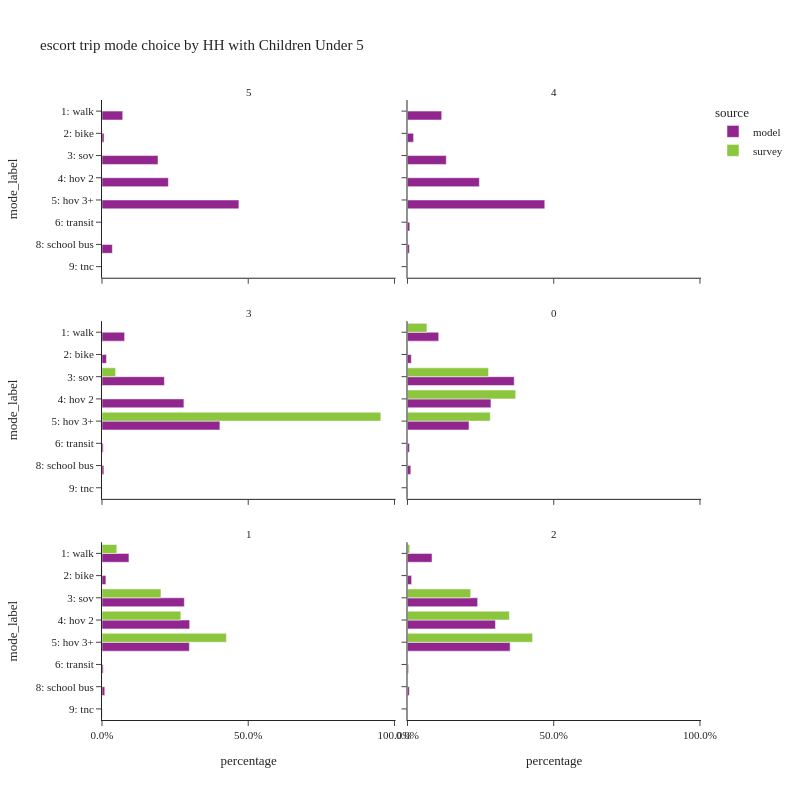

The notebook cell this image was saved under:
### Code cell
plot_mode_choice(es_trip,
                 "hhcu5",
                 {"mode_label":util.mode_cat.values()},
                 "HH with Children Under 5",2,800)

### Figure 1 — Plotly figure (JSON) as saved in the notebook; plotly's stock layout.template omitted (floating-point values rounded to 4 significant figures)
{"data": [{"alignmentgroup": "True", "customdata": [[10], [1], [27], [32], [66], [5]], "hovertemplate": "source=model<br>hhcu5=5<br>percentage=%{x}<br>mode_label=%{y}<br>sample count=%{customdata[0]}<extra></extra>", "legendgroup": "model", "marker": {"color": "#91268F", "pattern": {"shape": ""}}, "name": "model", "offsetgroup": "model", "orientation": "h", "showlegend": true, "textposition": "auto", "type": "bar", "x": [0.07092, 0.007092, 0.1915, 0.227, 0.4681, 0.03546], "xaxis": "x5", "y": ["1: walk", "2: bike", "3: sov", "4: hov 2", "5: hov 3+", "8: school bus"], "yaxis": "y5"}, {"alignmentgroup": "True", "customdata": [[90], [16], [102], [189], [361], [6], [5]], "hovertemplate": "source=model<br>hhcu5=4<br>percentage=%{x}<br>mode_label=%{y}<br>sample count=%{customdata[0]}<extra></extra>", "legendgroup": "model", "marker": {"color": "#91268F", "pattern": {"shape": ""}}, "name": "model", "offsetgroup": "model", "orientation": "h", "showlegend": false, "textposition": "auto", "type": "bar", "x": [0.117, 0.02081, 0.1326, 0.2458, 0.4694, 0.007802, 0.006502], "xaxis": "x6", "y": ["1: walk", "2: bike", "3: sov", "4: hov 2", "5: hov 3+", "6: transit", "8: school bus"], "yaxis": "y6"}, {"alignmentgroup": "True", "customdata": [[830], [164], [2289], [3005], [4325], [44], [69], [4]], "hovertemplate": "source=model<br>hhcu5=3<br>percentage=%{x}<br>mode_label=%{y}<br>sample count=%{customdata[0]}<extra></extra>", "legendgroup": "model", "marker": {"color": "#91268F", "pattern": {"shape": ""}}, "name": "model", "offsetgroup": "model", "orientation": "h", "showlegend": false, "textposition": "auto", "type": "bar", "x": [0.07735, 0.01528, 0.2133, 0.2801, 0.4031, 0.004101, 0.006431, 0.0003728], "xaxis": "x3", "y": ["1: walk", "2: bike", "3: sov", "4: hov 2", "5: hov 3+", "6: transit", "8: school bus", "9: tnc"], "yaxis": "y3"}, {"alignmentgroup": "True", "customdata": [[126700], [15504], [432965], [338459], [249540], [8023], [13453], [1739]], "hovertemplate": "source=model<br>hhcu5=0<br>percentage=%{x}<br>mode_label=%{y}<br>sample count=%{customdata[0]}<extra></extra>", "legendgroup": "model", "marker": {"color": "#91268F", "pattern": {"shape": ""}}, "name": "model", "offsetgroup": "model", "orientation": "h", "showlegend": false, "textposition": "auto", "type": "bar", "x": [0.1068, 0.01307, 0.3649, 0.2853, 0.2103, 0.006763, 0.01134, 0.001466], "xaxis": "x4", "y": ["1: walk", "2: bike", "3: sov", "4: hov 2", "5: hov 3+", "6: transit", "8: school bus", "9: tnc"], "yaxis": "y4"}, {"alignmentgroup": "True", "customdata": [[33027], [4788], [100918], [107462], [107089], [1475], [3381], [280]], "hovertemplate": "source=model<br>hhcu5=1<br>percentage=%{x}<br>mode_label=%{y}<br>sample count=%{customdata[0]}<extra></extra>", "legendgroup": "model", "marker": {"color": "#91268F", "pattern": {"shape": ""}}, "name": "model", "offsetgroup": "model", "orientation": "h", "showlegend": false, "textposition": "auto", "type": "bar", "x": [0.09215, 0.01336, 0.2816, 0.2998, 0.2988, 0.004115, 0.009433, 0.0007812], "xaxis": "x", "y": ["1: walk", "2: bike", "3: sov", "4: hov 2", "5: hov 3+", "6: transit", "8: school bus", "9: tnc"], "yaxis": "y"}, {"alignmentgroup": "True", "customdata": [[9102], [1529], [26028], [32629], [38076], [377], [684], [68]], "hovertemplate": "source=model<br>hhcu5=2<br>percentage=%{x}<br>mode_label=%{y}<br>sample count=%{customdata[0]}<extra></extra>", "legendgroup": "model", "marker": {"color": "#91268F", "pattern": {"shape": ""}}, "name": "model", "offsetgroup": "model", "orientation": "h", "showlegend": false, "textposition": "auto", "type": "bar", "x": [0.08389, 0.01409, 0.2399, 0.3007, 0.351, 0.003475, 0.006305, 0.0006268], "xaxis": "x2", "y": ["1: walk", "2: bike", "3: sov", "4: hov 2", "5: hov 3+", "6: transit", "8: school bus", "9: tnc"], "yaxis": "y2"}, {"alignmentgroup": "True", "customdata": [[1], [22]], "hovertemplate": "source=survey<br>hhcu5=3<br>percentage=%{x}<br>mode_label=%{y}<br>sample count=%{customdata[0]}<extra></extra>", "legendgroup": "survey", "marker": {"color": "#8CC63E", "pattern": {"shape": ""}}, "name": "survey", "offsetgroup": "survey", "orientation": "h", "showlegend": true, "textposition": "auto", "type": "bar", "x": [0.04661, 0.9534], "xaxis": "x3", "y": ["3: sov", "5: hov 3+"], "yaxis": "y3"}, {"alignmentgroup": "True", "customdata": [[6], [88], [12], [295], [395], [211], [4], [2]], "hovertemplate": "source=survey<br>hhcu5=0<br>percentage=%{x}<br>mode_label=%{y}<br>sample count=%{customdata[0]}<extra></extra>", "legendgroup": "survey", "marker": {"color": "#8CC63E", "pattern": {"shape": ""}}, "name": "survey", "offsetgroup": "survey", "orientation": "h", "showlegend": false, "textposition": "auto", "type": "bar", "x": [0.001206, 0.0665, 0.002075, 0.2769, 0.3699, 0.2832, 0.000234, 4.954e-05], "xaxis": "x4", "y": [null, "1: walk", "2: bike", "3: sov", "4: hov 2", "5: hov 3+", "6: transit", "8: school bus"], "yaxis": "y4"}, {"alignmentgroup": "True", "customdata": [[3], [42], [12], [54], [88], [127], [1], [1]], "hovertemplate": "source=survey<br>hhcu5=1<br>percentage=%{x}<br>mode_label=%{y}<br>sample count=%{customdata[0]}<extra></extra>", "legendgroup": "survey", "marker": {"color": "#8CC63E", "pattern": {"shape": ""}}, "name": "survey", "offsetgroup": "survey", "orientation": "h", "showlegend": false, "textposition": "auto", "type": "bar", "x": [0.05037, 0.05053, 0.001535, 0.2016, 0.2695, 0.4254, 0.0005191, 0.0004497], "xaxis": "x", "y": [null, "1: walk", "2: bike", "3: sov", "4: hov 2", "5: hov 3+", "6: transit", "8: school bus"], "yaxis": "y"}, {"alignmentgroup": "True", "customdata": [[8], [8], [27], [53]], "hovertemplate": "source=survey<br>hhcu5=2<br>percentage=%{x}<br>mode_label=%{y}<br>sample count=%{customdata[0]}<extra></extra>", "legendgroup": "survey", "marker": {"color": "#8CC63E", "pattern": {"shape": ""}}, "name": "survey", "offsetgroup": "survey", "orientation": "h", "showlegend": false, "textposition": "auto", "type": "bar", "x": [0.007767, 0.2161, 0.3484, 0.4277], "xaxis": "x2", "y": ["1: walk", "3: sov", "4: hov 2", "5: hov 3+"], "yaxis": "y2"}], "layout": {"annotations": [{"font": {}, "showarrow": false, "text": "1", "x": 0.245, "xanchor": "center", "xref": "paper", "y": 0.2867, "yanchor": "bottom", "yref": "paper"}, {"font": {}, "showarrow": false, "text": "2", "x": 0.755, "xanchor": "center", "xref": "paper", "y": 0.2867, "yanchor": "bottom", "yref": "paper"}, {"font": {}, "showarrow": false, "text": "3", "x": 0.245, "xanchor": "center", "xref": "paper", "y": 0.6433, "yanchor": "bottom", "yref": "paper"}, {"font": {}, "showarrow": false, "text": "0", "x": 0.755, "xanchor": "center", "xref": "paper", "y": 0.6433, "yanchor": "bottom", "yref": "paper"}, {"font": {}, "showarrow": false, "text": "5", "x": 0.245, "xanchor": "center", "xref": "paper", "y": 1.0, "yanchor": "bottom", "yref": "paper"}, {"font": {}, "showarrow": false, "text": "4", "x": 0.755, "xanchor": "center", "xref": "paper", "y": 1.0, "yanchor": "bottom", "yref": "paper"}], "barmode": "group", "height": 800, "legend": {"title": {"text": "source"}, "tracegroupgap": 0}, "title": {"text": "escort trip mode choice by HH with Children Under 5"}, "width": 800, "xaxis": {"anchor": "y", "domain": [0.0, 0.49], "tickformat": ".1%", "title": {"text": "percentage"}}, "xaxis2": {"anchor": "y2", "domain": [0.51, 1.0], "matches": "x", "tickformat": ".1%", "title": {"text": "percentage"}}, "xaxis3": {"anchor": "y3", "domain": [0.0, 0.49], "matches": "x", "showticklabels": false, "tickformat": ".1%"}, "xaxis4": {"anchor": "y4", "domain": [0.51, 1.0], "matches": "x", "showticklabels": false, "tickformat": ".1%"}, "xaxis5": {"anchor": "y5", "domain": [0.0, 0.49], "matches": "x", "showticklabels": false, "tickformat": ".1%"}, "xaxis6": {"anchor": "y6", "domain": [0.51, 1.0], "matches": "x", "showticklabels": false, "tickformat": ".1%"}, "yaxis": {"anchor": "x", "categoryarray": ["9: tnc", "8: school bus", "6: transit", "5: hov 3+", "4: hov 2", "3: sov", "2: bike", "1: walk"], "categoryorder": "array", "domain": [0.0, 0.2867], "title": {"text": "mode_label"}}, "yaxis2": {"anchor": "x2", "domain": [0.0, 0.2867], "matches": "y", "showticklabels": false}, "yaxis3": {"anchor": "x3", "categoryarray": ["9: tnc", "8: school bus", "6: transit", "5: hov 3+", "4: hov 2", "3: sov", "2: bike", "1: walk"], "categoryorder": "array", "domain": [0.3567, 0.6433], "matches": "y", "title": {"text": "mode_label"}}, "yaxis4": {"anchor": "x4", "domain": [0.3567, 0.6433], "matches": "y", "showticklabels": false}, "yaxis5": {"anchor": "x5", "categoryarray": ["9: tnc", "8: school bus", "6: transit", "5: hov 3+", "4: hov 2", "3: sov", "2: bike", "1: walk"], "categoryorder": "array", "domain": [0.7133, 1.0], "matches": "y", "title": {"text": "mode_label"}}, "yaxis6": {"anchor": "x6", "domain": [0.7133, 1.0], "matches": "y", "showticklabels": false}}}
